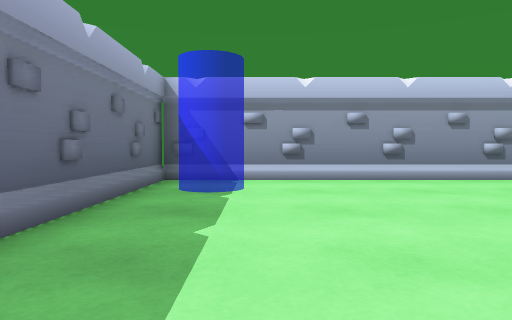
View 1 (above)

17 first-person views from a walk through a Unity game level. The camera is 0.64 m above the floor, tilts 2° down and sees 70° across. The floor is counted in squares, 1 m on a side. Each view is taken from the middle of a square. On the plan, view 1 faces up. The plan holds only what a view shows up to about 10 squares ahead; the rest is blank. The place goes on beyond the plan. The player character is not drawn.

View 2
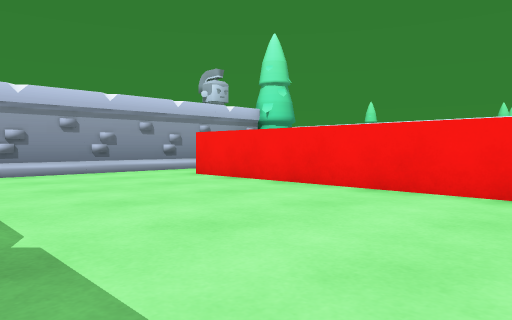

View 3
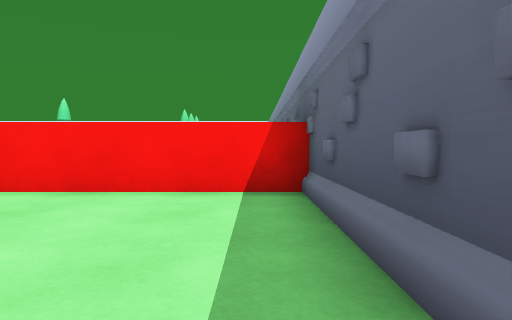

View 4
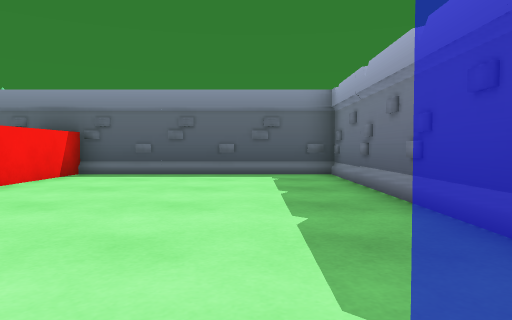

View 5
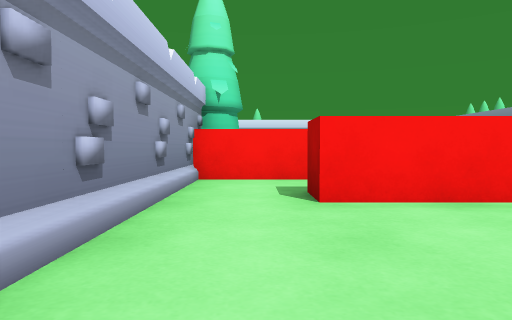

View 6
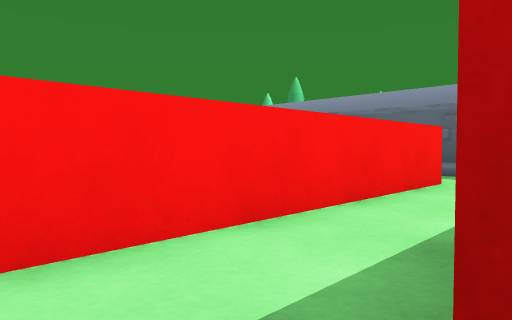

View 7
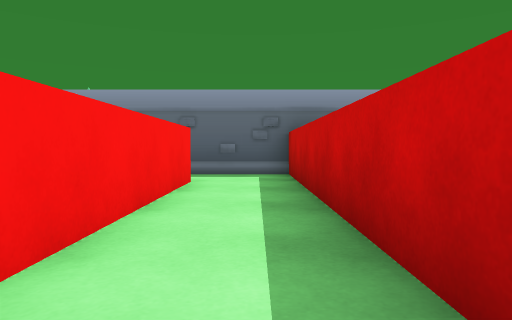

View 8
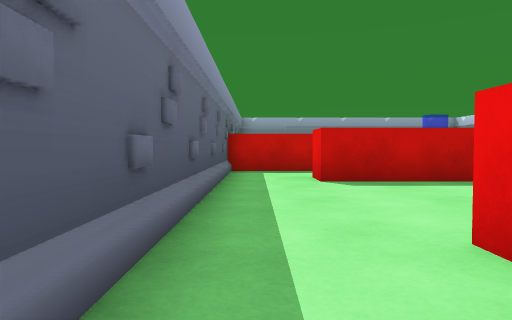

View 9
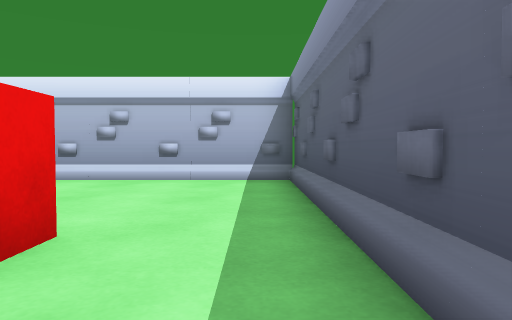

View 10
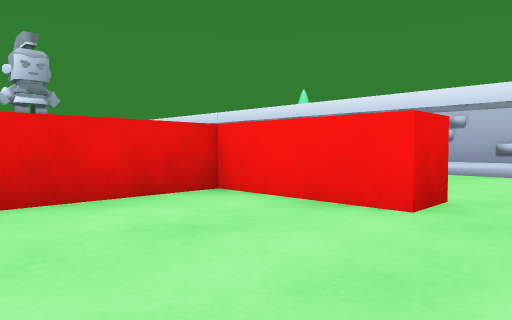

View 11
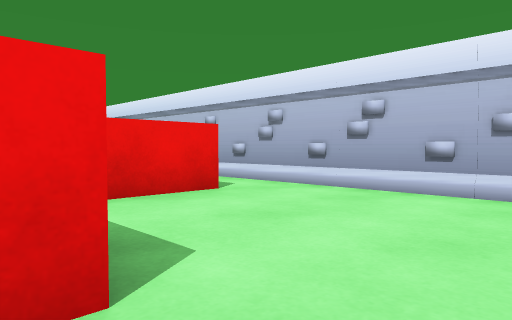

View 12
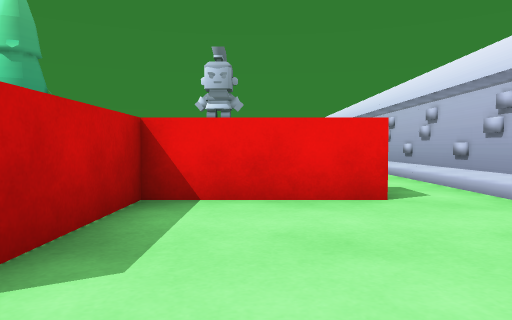

View 13
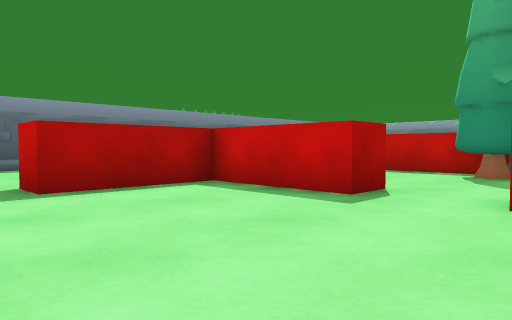

View 14
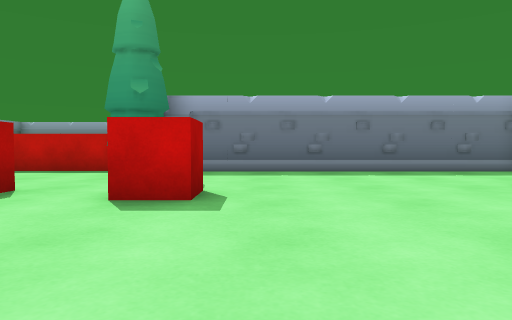

View 15
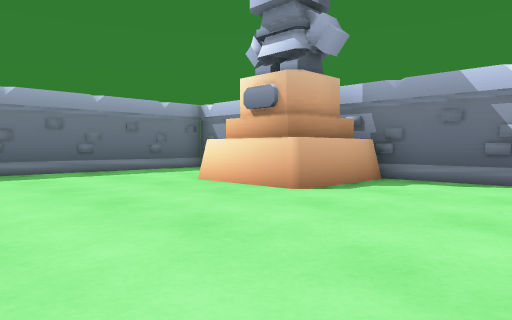

View 16
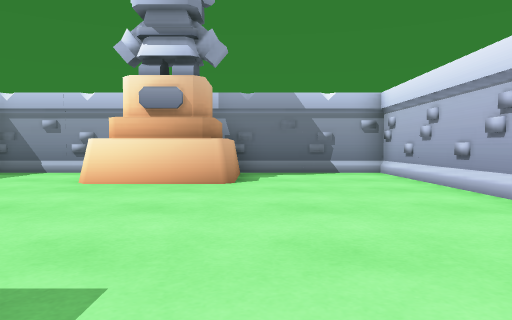

View 17
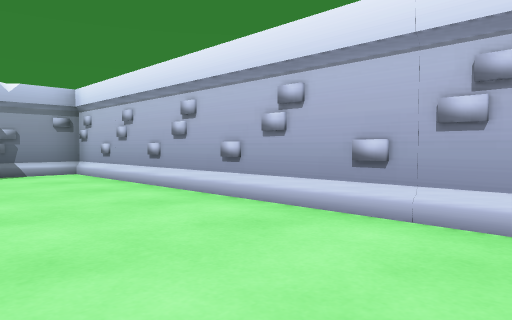

### Floor plan
Key: @ floor where view 1 was taken; # wall or solid block; . floor; / step, stairs or slope; T tree; C red cube; S statue.
Columns run from 2 left of view 1 to 19 right of it. Each row starts with its distance up from view 1.
 18           ####   #####
 17           #...  S....#
 16           #...SSS....#
 15           #...SSS....#
 14           #..........#
 13           #..........#
 12           #..........#
 11           #..........#
 10           #..........#
  9           #....C.....#
  8 ###########T.........#
  7 #////////.#T.........#
  6 # ........#....#.....#
  5 #......#..#... #.....#
  4 #......#..#.   #.....#
  3 #......#..#.#######..#
  2 #......#..#....#.....#
  1 #......#..#....#.....#
  0 #.@....#..#....#.....#
 -1 #......#.............#
 -2 #......#.............#
 -3 ######################

Where each view was taken, in squares from view 1:
view 1: 0 up, 0 right, facing up
view 2: 2 down, 1 left, facing up-right
view 3: 2 down, 1 left, facing right
view 4: 6 up, 0 right, facing down
view 5: 6 up, 0 right, facing right
view 6: 6 up, 5 right, facing down-right
view 7: 6 up, 6 right, facing down
view 8: 2 down, 15 right, facing left
view 9: 2 down, 11 right, facing right
view 10: 2 down, 9 right, facing up-right
view 11: 2 down, 13 right, facing up-right
view 12: 2 down, 15 right, facing up
view 13: 9 up, 18 right, facing down-left
view 14: 10 up, 18 right, facing left
view 15: 10 up, 18 right, facing up-left
view 16: 8 up, 15 right, facing up
view 17: 8 up, 15 right, facing up-right
